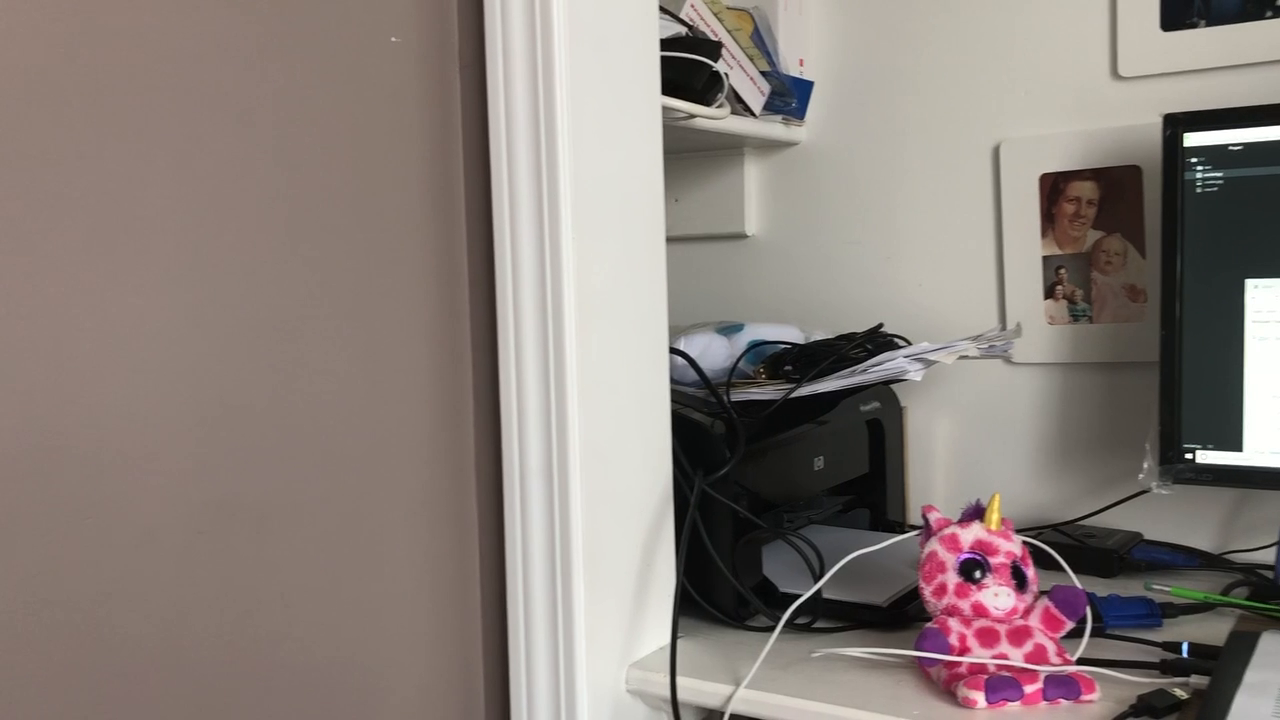
#> input picture frame 15 of 1.1/TEST.MOV, 1280 x 720 px
$ python asciiart.py
#> lines starting #> are read from the running program, lines starting #| are printed output that depends on the picture
from  PIL import Image, ImageDraw, ImageFont								#import from Python image library
import cv2																	#import cv2 for video editing
import os																	#import OS for file access
import subprocess															#import subprocess for accessing ffmpeg

sourceFPS = 0																#global variable for FPS
brightnessAdjustment = -5													#global variable for brightness adjustment of greyscale image

#NOTES:
# - change output size of video


# [33 lines left out: function imgToAscii, not called in this run]


def videoToFrames_Grey(vidFile):
#> called with vidFile = 'TEST.MOV'
	fileList = []																#init empty list to store file names and track order
	maxWidth = 160																#specify max width of resized frames
	global sourceFPS															#access global variable storing video FPS
	vidcap = cv2.VideoCapture(vidFile)											#access the source video file
	sourceFPS = vidcap.get(cv2.CAP_PROP_FPS)									#determine the FPS of the video file
	success,image = vidcap.read()												#read the first frame of the video
#> image is the input picture: shape (720, 1280, 3); mean B, G, R 122.6, 127.9, 138.1
	count = 0																	#initialize a coutner to track frame numbers
	while success:																#while successfully reading frames
		width, height, _ = image.shape											#get the frame dimensions
#> width = 720; height = 1280
		shrinkRatio = width / maxWidth											#Get the ratio to shrink by to make it the max Width
#> shrinkRatio = 4.5
		image = cv2.resize(image, (int(height/shrinkRatio),int(width/shrinkRatio)))	#resize the frame
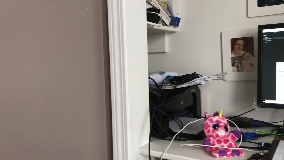
#> image: shape (160, 284, 3); mean B, G, R 122.6, 127.9, 138.1
		image = cv2.cvtColor(image, cv2.COLOR_BGR2GRAY)							#convert frame to greyscale
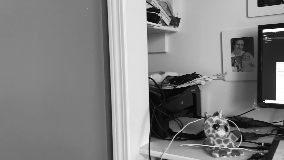
#> image: shape (160, 284); min 4, max 255, mean 130.4
		cv2.imwrite("frame%d.jpg" % count, image)     							#save frame as JPEG file
		fileList.append("frame%d.jpg" % count)									#append filename to list
		success,image = vidcap.read()											#read the next frame
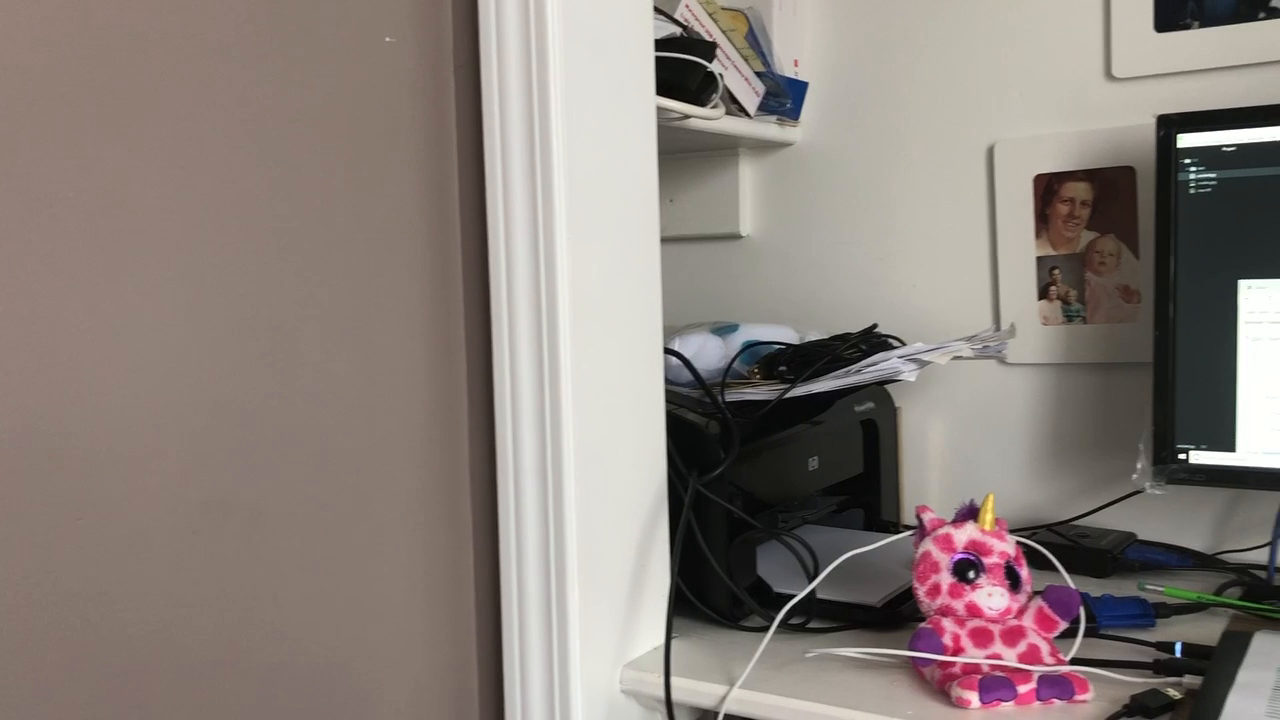
#> input picture frame 16 of 1.1/TEST.MOV, 1280 x 720 px
#> image is the input picture: shape (720, 1280, 3); mean B, G, R 122.5, 127.9, 137.9
		print("Frame " + str(count) + " successfully read")						#print to console
		count += 1																#increment the counter
	return(fileList)															#return the file list

# [45 lines left out: functions stringToImage, imagesToMovie, brightnessAdjust, transferAudioBetweenVideos, not called in this run]


def main():
	horiMultiplyer = 10														#pixel width for a single character
	vertMultiplyer = 18														#pixel height for a single character
	asciiFileNames = []														#list of images converted to ascii

	fileNames = videoToFrames_Grey("TEST.MOV")								#call process to convert video to frames and store file names

	for n in fileNames:														#for every file name
		art = (imgToAscii(n))												#convert image to a string of ASCII characters
		artList = art.split("\n")											#split based on lines to determine image dimensions
		imgHeight = int(len(artList) * vertMultiplyer)						#get number of rows
		imgWidth = int(len(artList[0]) * horiMultiplyer)					#get characters per line
		asciiFileNames.append("a" + n)										#add string to ascii image file name to list
		stringToImage(art, imgWidth,imgHeight, ("a" + n))					#convert string to ascii image
		print("Converted:\t" + n)											#print to console
		os.remove(n)														#cleanup the original greyscale image

	imagesToMovie(asciiFileNames, "asciiVideo.avi")							#convert images to movie
	transferAudioBetweenVideos("TEST.MOV","asciiVideo.avi")					#transfer audio from source movie to ascii movie

	for n in asciiFileNames:												#cleanup ascii images
		os.remove(n)														#remove the file


if __name__ == "__main__":
	main()

$ run again, starting later in the video
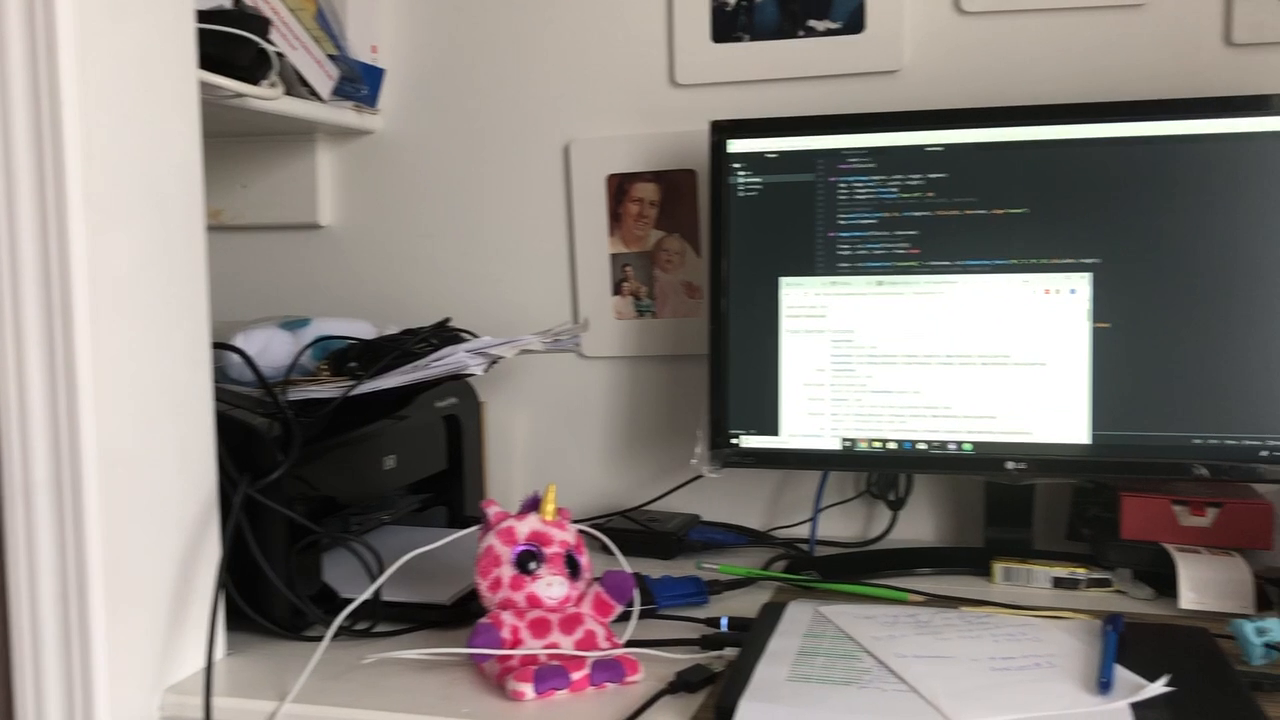
#> input picture frame 68 of 1.1/TEST.MOV, 1280 x 720 px
#> in videoToFrames_Grey, image is the input picture: shape (720, 1280, 3); mean B, G, R 123.1, 127.1, 133.7
#> in videoToFrames_Grey, `image = cv2.cvtColor(image, cv2.COLOR_BGR2GRAY)`:
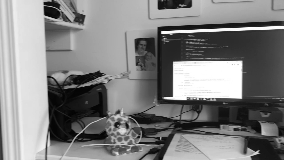
#> image: shape (160, 284); min 2, max 255, mean 128.6
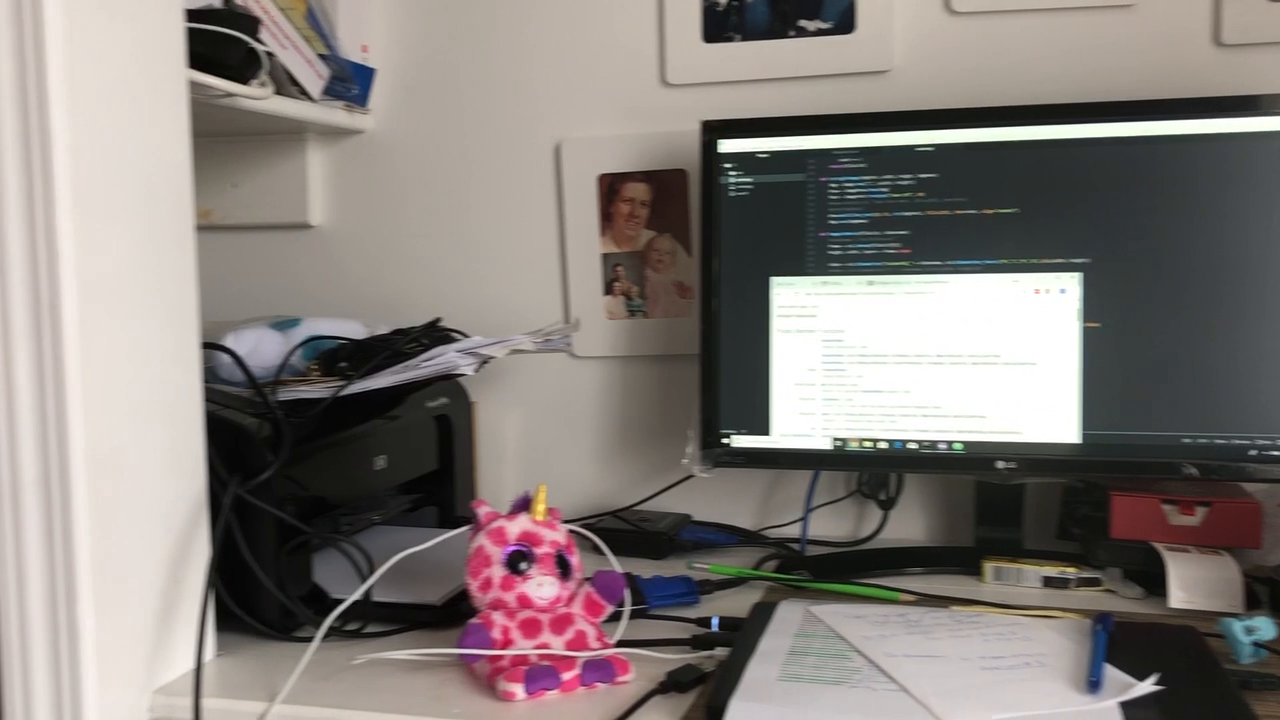
#> input picture frame 69 of 1.1/TEST.MOV, 1280 x 720 px
#> in videoToFrames_Grey, image is the input picture: shape (720, 1280, 3); mean B, G, R 123.1, 126.9, 133.6

$ run again, starting later in the video
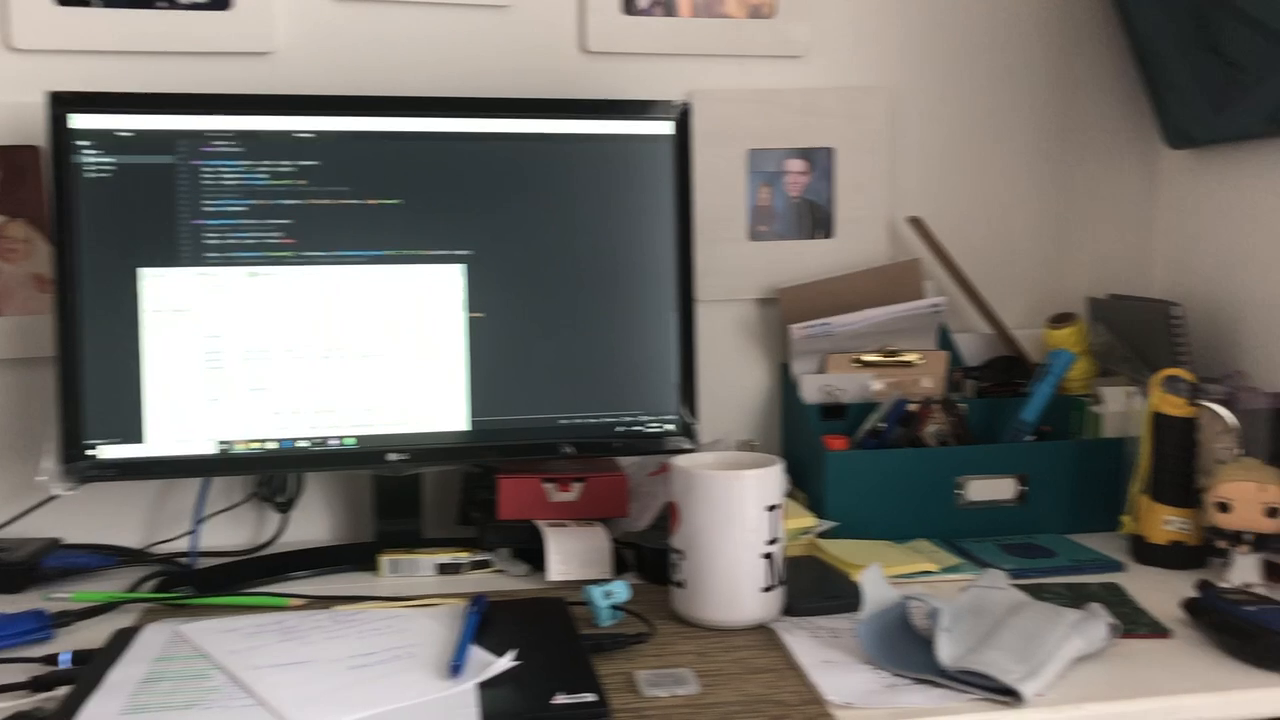
#> input picture frame 122 of 1.1/TEST.MOV, 1280 x 720 px
#> in videoToFrames_Grey, image is the input picture: shape (720, 1280, 3); mean B, G, R 108.6, 113.7, 117.6
#> in videoToFrames_Grey, `image = cv2.cvtColor(image, cv2.COLOR_BGR2GRAY)`:
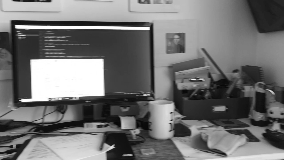
#> image: shape (160, 284); min 5, max 255, mean 114.3
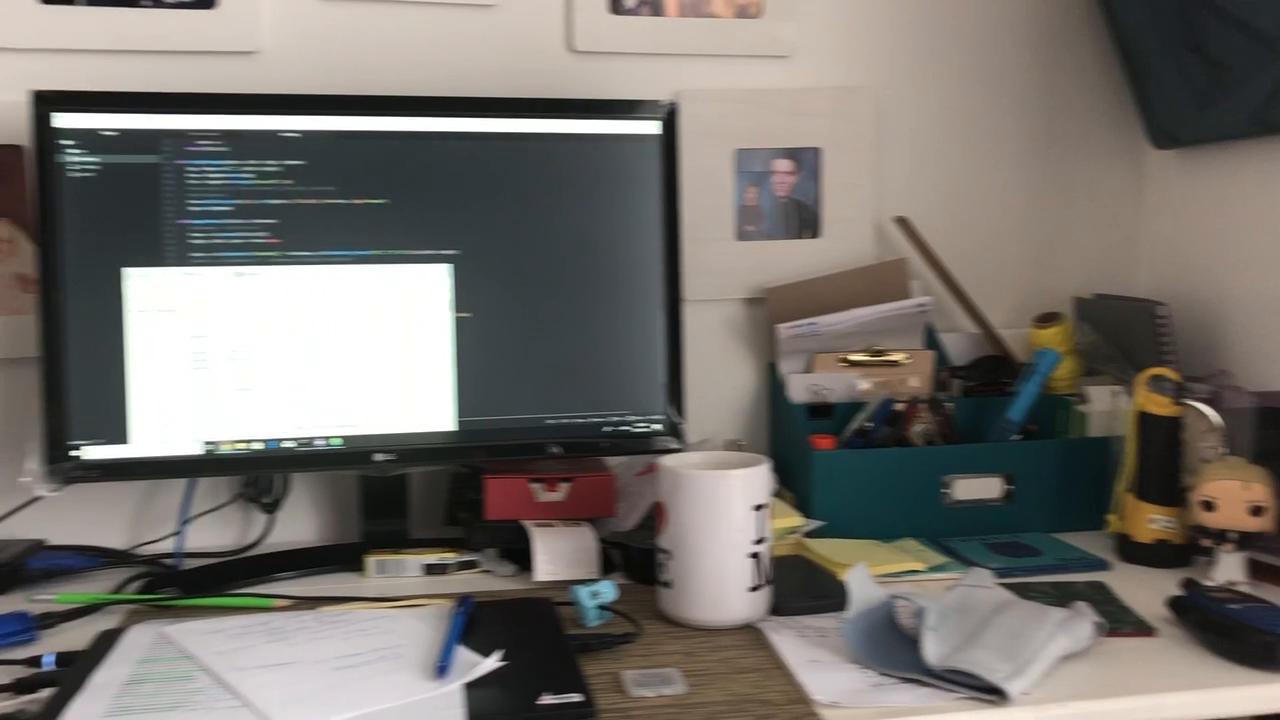
#> input picture frame 123 of 1.1/TEST.MOV, 1280 x 720 px
#> in videoToFrames_Grey, image is the input picture: shape (720, 1280, 3); mean B, G, R 109.6, 114.6, 118.6
